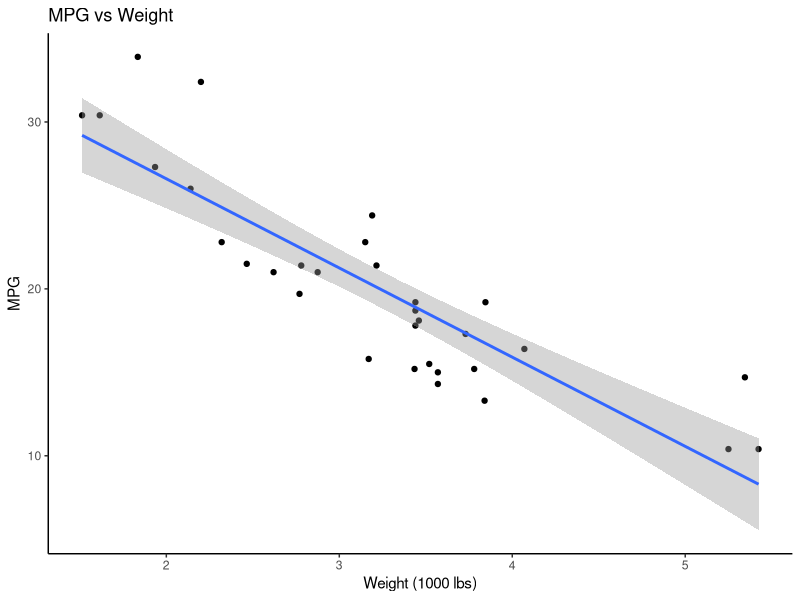

The R script that drew this image:
## ---- chunk 1
#| label: setup
#| include: false
library(tidyverse)
library(broom)
## ---- chunk 2
# Using mtcars
cor(mtcars$wt, mtcars$mpg)

# Correlation test
cor.test(mtcars$wt, mtcars$mpg)
## ---- chunk 3
ggplot(mtcars, aes(x = wt, y = mpg)) +
  geom_point() +
  geom_smooth(method = "lm", se = TRUE) +
  labs(title = "MPG vs Weight", x = "Weight (1000 lbs)", y = "MPG") +
  theme_classic()
## ---- chunk 4
model <- lm(mpg ~ wt, data = mtcars)
summary(model)
## ---- chunk 5
library(broom)

# Coefficients
tidy(model)

# Model statistics
glance(model)
## ---- chunk 6
model2 <- lm(mpg ~ wt + hp + cyl, data = mtcars)
tidy(model2)
## ---- chunk 7
cor(iris$Sepal.Length, iris$Petal.Length)

model <- lm(Petal.Length ~ Sepal.Length, data = iris)
summary(model)  # R-squared = 0.76
